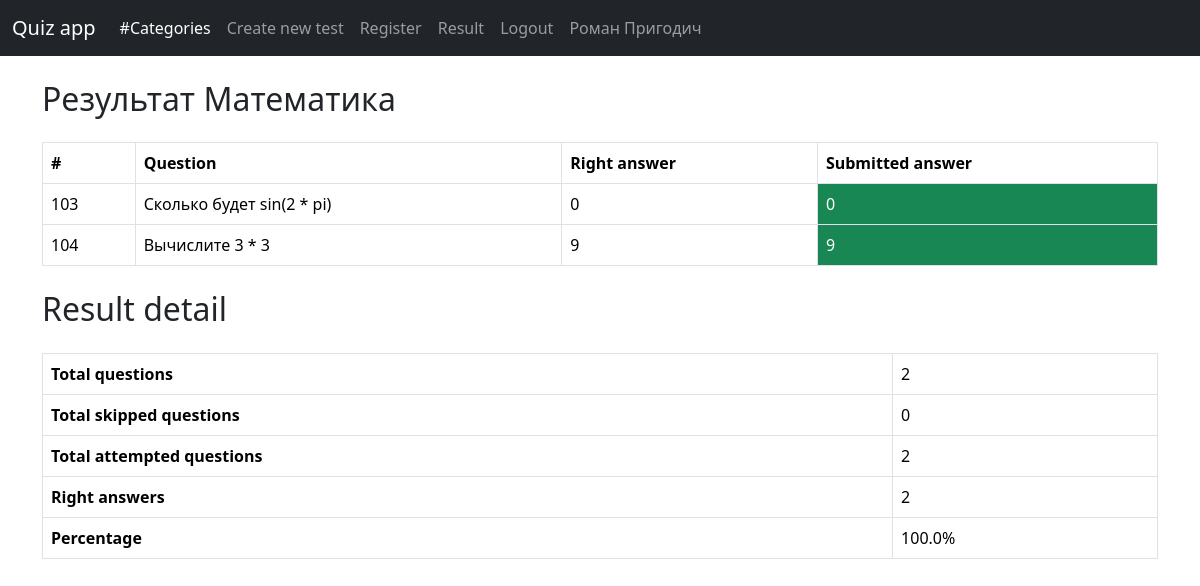
/result/1 (signed in), run on the app's committed database.
### main/models.py (models this page shows, shortened)
class QuizCategory(models.Model):
    title = models.CharField(max_length=100)
    details = models.TextField()
    class Meta:
        verbose_name_plural = 'Categories'

class UserSubmittedAnswer(models.Model):
    question = models.ForeignKey(QuizQuestion, on_delete=models.CASCADE)
    category = models.ForeignKey(QuizCategory, on_delete=models.CASCADE, null=True)
    user = models.ForeignKey(User, on_delete=models.CASCADE)
    right_answer = models.CharField(max_length=200)
    class Meta:
        verbose_name_plural = 'User Submitted Answers'

class QuizQuestion(models.Model):
    category = models.ForeignKey(QuizCategory,
                                 on_delete=models.CASCADE)
    question = models.CharField(max_length=200)
    opt_1 = models.CharField(max_length=200)
    opt_2 = models.CharField(max_length=200)
    opt_3 = models.CharField(max_length=200)
    opt_4 = models.CharField(max_length=200)
    level = models.CharField(max_length=100)
    time_limit = models.IntegerField()
    right_opt = models.CharField(max_length=200)
    class Meta:
        verbose_name_plural = 'Questions'
    def __str__(self):
        return self.question

### main/views.py (the view)
# urls.py: path('result/<int:cat_id>', views.result_category, name='result_category'),
@login_required
def result_category(request, cat_id):
    categories = QuizCategory.objects.all()
    category = QuizCategory.objects.get(id=cat_id)
    result = UserSubmittedAnswer.objects.filter(user=request.user, category=category)
    if result.count() == 0:
        return render(request, 'result.html',
                      {'result': result, 'skipped': 0, 'attempted': 0, 'rightAns': 0,
                       'percentage': 0})
    skipped = UserSubmittedAnswer.objects.filter(user=request.user, right_answer='Not submitted',
                                                 category=category).count()
    attempted = UserSubmittedAnswer.objects.filter(user=request.user, category=category).exclude(right_answer='Not submitted').count()
    rightAns = 0
    percentage = 0
    for row in result:
        if row.question.right_opt == row.right_answer:
            rightAns += 1
    percentage = (rightAns * 100) / result.count()
    return render(request, 'result_category.html',
                  {'category': category, 'result': result, 'skipped': skipped, 'attempted': attempted, 'rightAns': rightAns,
                   'percentage': percentage})

### main/templates/result_category.html (shortened to what this page needs)
{% extends 'base.html' %}
{% load static %}
{% block content %}
<h2 class="my-4">Результат {{category.title}}</h2>
<table class = "table table-bordered">
    <thead>
        <tr>
            <th>#</th>
            <th>Question</th>
            <th>Right answer</th>
            <th>Submitted answer</th>
        </tr>
    </thead>
    <tbody>
        {% for row in result %}
        <tr>
            <td>{{row.id}}</td>
            <td>{{row.question}}</td>
            <td>{{row.question.right_opt}}</td>
            {% if row.question.right_opt == row.right_answer %}
            <td class="bg-success text-white"> {{row.right_answer}}</td>
            {% else %}
            <td class="bg-danger text-white"> {{row.right_answer}}</td>
            {% endif %}
        </tr>
        {% endfor %}
    </tbody>
</table>
<h2 class="my-4">Result detail</h2>
<table class = "table table-bordered">
    <tr>
        <th>Total questions</th>
        <td>{{result.count}}</td>
    </tr>
    <tr>
        <th>Total skipped questions</th>
        <td>{{skipped}}</td>
    </tr>
    <tr>
        <th>Total attempted questions</th>
        <td>{{attempted}}</td>
    </tr>
        <tr>
        <th>Right answers</th>
        <td>{{rightAns}}</td>
    </tr>
    <tr>
        <th>Percentage</th>
        <td>{{percentage}}%</td>
    </tr>
</table>
{% endblock %}

### main/templates/base.html (shortened to what this page needs)
{% load static %}
<!DOCTYPE html>
<html lang="en">
<head>
	<link href="https://cdn.jsdelivr.net/npm/bootstrap@5.3.2/dist/css/bootstrap.min.css" rel="stylesheet"/>
</head>
<body>
	<nav class="navbar navbar-expand-lg navbar-dark bg-dark">
	  <div class="container-fluid">
	    <a class="navbar-brand" href="/">Quiz app</a>
	    <div class="collapse navbar-collapse" id="navbarNav">
	      <div class="collapse navbar-collapse" id="navbarNavAltMarkup">
		      <div class="navbar-nav">
			      <a class="nav-link active" aria-current="page" href="{% url 'all_categories' %}">#Categories</a>
			      {% if user.is_authenticated %}
			      {% if user.is_superuser %}
				  <a class="nav-link" href="{% url 'create_test' %}">Create new test</a>
				  {% endif %}
			      {% endif %}
			      <a class="nav-link" href="{% url 'register' %}">Register</a>
			      {% if user.is_authenticated %}
				  <a class="nav-link" href="{% url 'result' %}">Result</a>
				  <a class="nav-link" href="{% url 'logout' %}">Logout</a>
			      {% else %}
			      <a class="nav-link" href="{% url 'login' %}">Login</a>
				  {% endif %}
				  <a class="nav-link" href="{% url 'login' %}">{{user.first_name}} {{user.last_name}}</a>
		      </div>
	      </div>
	    </div>
	  </div>
	</nav>
	<main class="container">
		{% block content %}
		{% endblock %}
	</main>
</body>
</html>

### data on the page
QuizCategory: title "Математика"
UserSubmittedAnswer: id "103", question "Сколько будет sin(2 * pi)", question.right_opt "0", right_answer "0"
UserSubmittedAnswer: id "104", question "Вычислите 3 * 3", question.right_opt "9", right_answer "9"

### other printed values
{{ user.first_name }} "Роман"
{{ user.last_name }} "Пригодич"
{{ result.count }} "2"
{{ skipped }} "0"
{{ attempted }} "2"
{{ rightAns }} "2"
{{ percentage }} "100.0"
